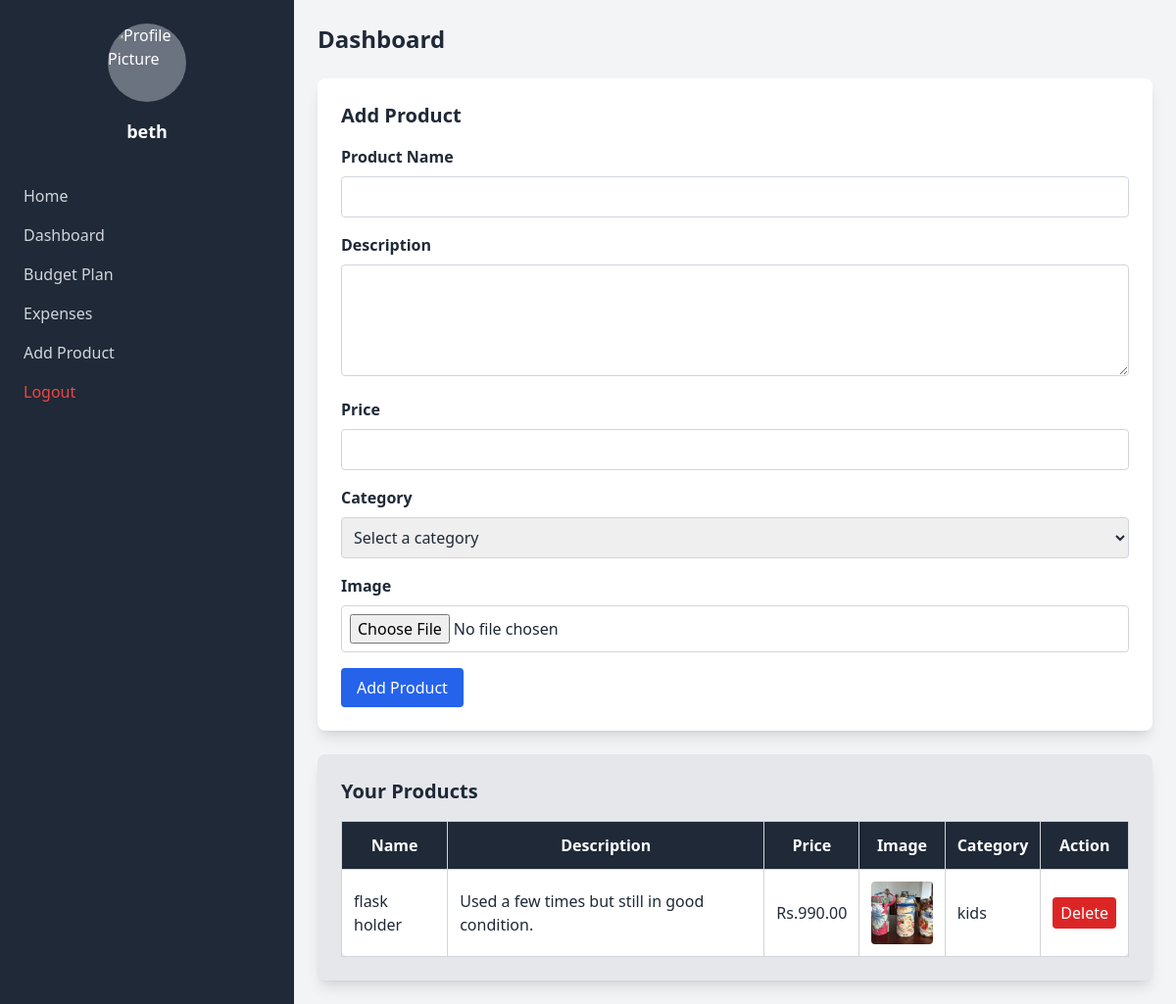
/add.php (signed in), run on the app's committed database.
### tables this page shows
CREATE TABLE `products` (
  `id` int(11) NOT NULL,
  `user_id` int(11) NOT NULL,
  `name` varchar(100) NOT NULL,
  `description` text DEFAULT NULL,
  `category` varchar(255) NOT NULL,
  `price` decimal(10,2) NOT NULL,
  `image` varchar(255) DEFAULT NULL,
  `created_at` timestamp NOT NULL DEFAULT current_timestamp()
);

### add.php (the view, shortened to what this page needs)
<?php
include('db.php');
$user_id = $_SESSION['user_id'];
$sql = "SELECT id, name, description, price, image, category FROM products WHERE user_id = :user_id";
$stmt = $conn->prepare($sql);
$stmt->bindParam(':user_id', $user_id);
$stmt->execute();
$products = $stmt->fetchAll(PDO::FETCH_ASSOC);
?>
<?php include('templates/userpanel.php'); ?>
        <div class="w-3/4 p-6">
            <h1 class="text-2xl font-bold mb-6">Dashboard</h1>
            <div class="bg-white p-6 rounded-lg shadow-lg mb-6">
                <h2 class="text-xl font-bold mb-4">Add Product</h2>
                <form action="" method="POST" enctype="multipart/form-data">
                    <div class="mb-4">
                        <label class="block mb-2 font-semibold">Product Name</label>
                        <input type="text" name="name" class="w-full border border-gray-300 p-2 rounded" required>
                    </div>
                    <div class="mb-4">
                        <label class="block mb-2 font-semibold">Description</label>
                        <textarea name="description" class="w-full border border-gray-300 p-2 rounded" rows="4"></textarea>
                    </div>
                    <div class="mb-4">
                        <label class="block mb-2 font-semibold">Price</label>
                        <input type="number" name="price" class="w-full border border-gray-300 p-2 rounded" step="0.01" required>
                    </div>
                    <div class="mb-4">
                        <label class="block mb-2 font-semibold">Category</label>
                        <select name="category" class="w-full border border-gray-300 p-2 rounded" required>
                            <option value="" disabled selected>Select a category</option>
                        </select>
                    </div>
                    <div class="mb-4">
                        <label class="block mb-2 font-semibold">Image</label>
                        <input type="file" name="image" class="w-full border border-gray-300 p-2 rounded" accept="image/*">
                    </div>
                    <button type="submit" class="bg-blue-600 text-white py-2 px-4 rounded">Add Product</button>
                </form>
            </div>
            <div class="bg-gray-200 p-6 rounded-lg shadow-lg">
                <h2 class="text-xl font-bold mb-4">Your Products</h2>
                <table class="w-full border-collapse border border-gray-300 bg-white rounded-lg">
                    <thead>
                        <tr class="bg-gray-800 text-white">
                            <th class="p-3 border border-gray-300">Name</th>
                            <th class="p-3 border border-gray-300">Description</th>
                            <th class="p-3 border border-gray-300">Price</th>
                            <th class="p-3 border border-gray-300">Image</th>
                            <th class="p-3 border border-gray-300">Category</th>
                            <th class="p-3 border border-gray-300">Action</th>
                        </tr>
                    </thead>
                    <tbody>
                        <?php if ($products): ?>
                            <?php foreach ($products as $product): ?>
                                <tr class="hover:bg-gray-100">
                                    <td class="p-3 border border-gray-300"><?php echo htmlspecialchars($product['name']); ?></td>
                                    <td class="p-3 border border-gray-300"><?php echo htmlspecialchars($product['description']); ?></td>
                                    <td class="p-3 border border-gray-300">Rs.<?php echo number_format($product['price'], 2); ?></td>
                                    <td class="p-3 border border-gray-300">
                                        <?php if (!empty($product['image'])): ?>
                                            <img src="uploads/<?php echo htmlspecialchars($product['image']); ?>"
                                                 alt="Product Image" class="w-16 h-16 object-cover rounded">
                                        <?php else: ?>
                                            No Image
                                        <?php endif; ?>
                                    </td>
                                    <td class="p-3 border border-gray-300"><?php echo htmlspecialchars($product['category']); ?></td>
                                    <td class="p-3 border border-gray-300">
                                        <form action="" method="POST">
                                            <button type="submit" name="delete" class="bg-red-600 text-white py-1 px-2 rounded">Delete</button>
                                        </form>
                                    </td>
                                </tr>
                            <?php endforeach; ?>
                        <?php else: ?>
                            <tr>
                                <td colspan="6" class="p-3 text-center border border-gray-300">No products found.</td>
                            </tr>
                        <?php endif; ?>
                    </tbody>
                </table>
            </div>
        </div>
    </div>
</body>
</html>

### data on the page
products: name "flask holder", description "Used a few times but still in good condition.", price "990.00", image (picture), category "kids"

### other printed values
$username "beth"
